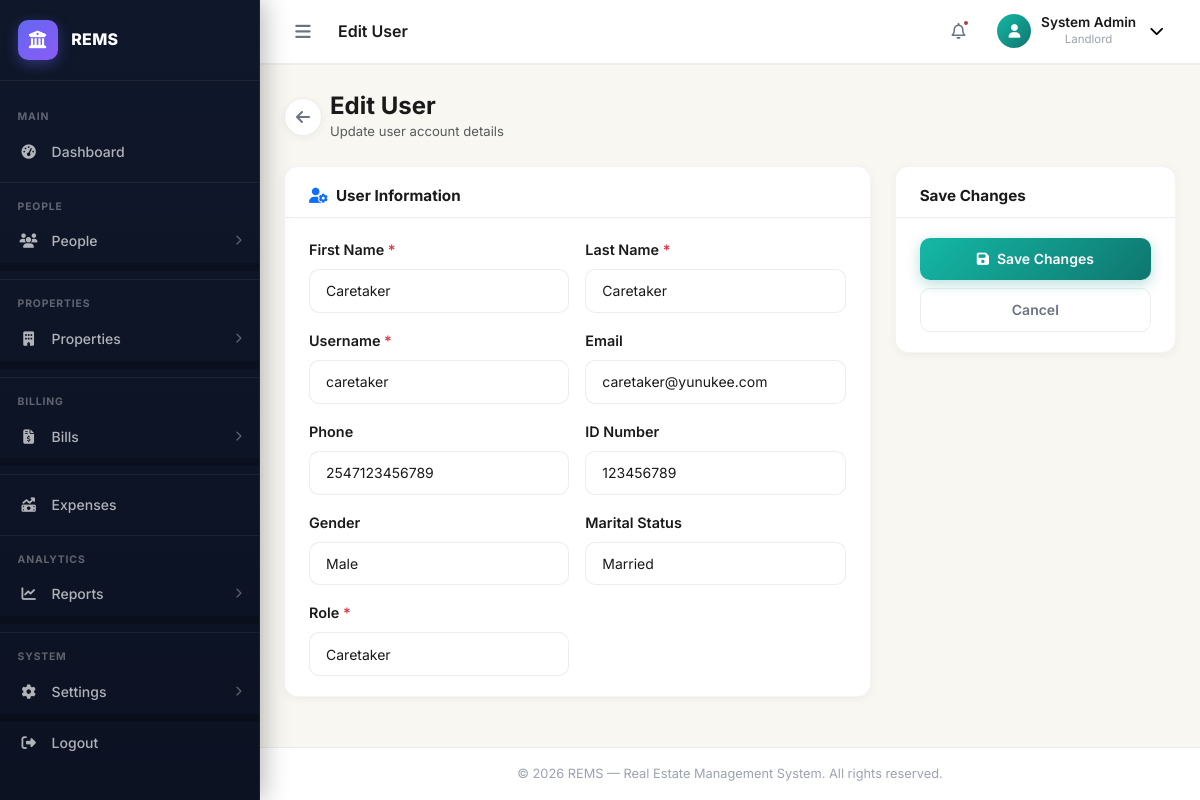
/users/edit-user/?id=2 (signed in), run on the app's committed database.
### apps/users/models.py (models this page shows, shortened)
class User(AbstractUser, AbstractBaseModel):
    role = models.CharField(max_length=255, choices=UserRoles.choices(), default="Tenant")
    phone = models.CharField(max_length=255, blank=True, null=True)
    address = models.TextField(blank=True, null=True)
    city = models.CharField(max_length=255, blank=True, null=True)
    state = models.CharField(max_length=255, blank=True, null=True)
    zip_code = models.CharField(max_length=255, blank=True, null=True)
    country = models.CharField(max_length=255, blank=True, null=True)
    avatar = models.ImageField(upload_to="avatars/", blank=True, null=True)
    gender = models.CharField(max_length=255, blank=True, null=True)
    marital_status = models.CharField(max_length=255, blank=True, null=True)
    id_number = models.CharField(max_length=255, null=True, blank=True)
    firebase_uid = models.CharField(max_length=255, null=True, blank=True)
    profile_picture = models.URLField(max_length=255, null=True, blank=True)
    def __str__(self):
        return self.username

### apps/users/views.py (the view, shortened to what this page needs)
# urls.py: path("edit-user/", edit_user, name="edit-user"),
def edit_user(request: HttpRequest):
    user_object = User.objects.filter(id=request.GET.get("id")).first()
    print(f"User object: {user_object}")
    return render(request, "users/edit_user.html", {"current_user": user_object, "marital_statuses": MARITAL_STATUSES, "genders": GENDERS, "roles": ROLES})

### templates/users/edit_user.html (shortened to what this page needs)
{% extends "base.html" %}
{% load static %}
{% block page_title %}Edit User{% endblock %}
{% block content %}
<div class="d-flex align-items-center gap-2 mb-4">
    <a href="{% url 'users' %}" class="back-btn"><i class="fa-solid fa-arrow-left"></i></a>
    <div>
        <h1 class="fs-4 fw-bold mb-0">Edit User</h1>
        <p class="text-muted mb-0" style="font-size:.82rem">Update user account details</p>
    </div>
</div>
<form method="POST" action="{% url 'edit-user' %}">
    <div class="row g-4">
        <div class="col-12 col-lg-8">
            <div class="rems-card">
                <div class="rems-card__header">
                    <h5 class="rems-card__title"><i class="fa-solid fa-user-gear me-2 text-primary"></i>User Information</h5>
                </div>
                <div class="rems-card__body">
                    <div class="row g-3">
                        <div class="col-md-6">
                            <label class="form-label fw-600">First Name <span class="text-danger">*</span></label>
                            <input type="text" name="first_name" class="form-control" required id="editUserFirstName" value="{{ current_user.first_name }}">
                        </div>
                        <div class="col-md-6">
                            <label class="form-label fw-600">Last Name <span class="text-danger">*</span></label>
                            <input type="text" name="last_name" class="form-control" required id="editUserLastName" value="{{ current_user.last_name }}">
                        </div>
                        <div class="col-md-6">
                            <label class="form-label fw-600">Username <span class="text-danger">*</span></label>
                            <input type="text" name="username" class="form-control" required id="editUserUsername" value="{{ current_user.username }}">
                        </div>
                        <div class="col-md-6">
                            <label class="form-label fw-600">Email</label>
                            <input type="email" name="email" class="form-control" id="editUserEmail" value="{{ current_user.email }}">
                        </div>
                        <div class="col-md-6">
                            <label class="form-label fw-600">Phone</label>
                            <input type="tel" name="phone" class="form-control" id="editUserPhone" value="{{ current_user.phone }}">
                        </div>
                        <div class="col-md-6">
                            <label class="form-label fw-600">ID Number</label>
                            <input type="text" name="id_number" class="form-control" id="editUserIdNumber" value="{{ current_user.id_number }}">
                        </div>
                        <div class="col-md-6">
                            <label class="form-label fw-600">Gender</label>
                            <select name="gender" class="form-select" id="editUserGender">
                                {% for g in genders %}
                                    <option value="{{ g }}" {% if current_user.gender == g %}selected{% endif %}>{{ g }}</option>
                                {% endfor %}
                            </select>
                        </div>
                        <div class="col-md-6">
                            <label class="form-label fw-600">Marital Status</label>
                            <select name="marital_status" class="form-select" id="editUserMaritalStatus">
                                {% for ms in marital_statuses %}
                                    <option value="{{ ms }}" {% if current_user.marital_status == ms %}selected{% endif %}>
                                        {{ ms }}
                                    </option>
                                {% endfor %}
                            </select>
                        </div>
                        <div class="col-md-6">
                            <label class="form-label fw-600">Role <span class="text-danger">*</span></label>
                            <select name="role" class="form-select" required id="editUserRole">
                                {% for r in roles %}
                                    <option value="{{ r }}" {% if current_user.role == r %}selected{% endif %}>
                                        {{ r }}
                                    </option>
                                {% endfor %}
                            </select>
                        </div>
                    </div>
                </div>
            </div>
        </div>
        <div class="col-12 col-lg-4">
            <div class="rems-card">
                <div class="rems-card__header"><h5 class="rems-card__title">Save Changes</h5></div>
                <div class="rems-card__body">
                    <div class="d-grid gap-2">
                        <button type="submit" class="rems-btn rems-btn--primary" id="saveUserBtn">
                            <i class="fa-solid fa-floppy-disk me-2"></i> Save Changes
                        </button>
                        <a href="{% url 'users' %}" class="rems-btn rems-btn--ghost text-center">Cancel</a>
                    </div>
                </div>
            </div>
        </div>
    </div>
</form>
{% endblock %}

### templates/base.html (shortened to what this page needs)
{% load static %}
<!DOCTYPE html>
<html lang="en">
<head>
    <link rel="stylesheet" href="https://cdn.jsdelivr.net/npm/bootstrap@5.3.3/dist/css/bootstrap.min.css">
    <link rel="stylesheet" href="https://cdnjs.cloudflare.com/ajax/libs/font-awesome/6.5.0/css/all.min.css">
    <link rel="stylesheet" href="{% static 'css/main.css' %}">
    <link rel="stylesheet" href="{% static 'css/sidebar.css' %}">
</head>
<body class="{% block body_class %}{% endblock %}">
{% if user.is_authenticated %}
<div class="rems-wrapper" id="remsWrapper">
    {% if request.user.role == "Caretaker" or request.user.role == "House Manager" %}
        {% include "includes/caretaker_sidebar.html" %}
    {% else %}
        {% include "includes/sidebar.html" %}
    {% endif %}
    <div class="rems-main" id="remsMain">
        <header class="rems-topbar">
            <div class="topbar-left">
                <button class="sidebar-toggle-btn" id="sidebarToggleBtn" title="Toggle Sidebar">
                    <i class="fa-solid fa-bars"></i>
                </button>
                <div class="breadcrumb-area d-none d-lg-flex">
                    <span class="page-title">{% block page_title %}Dashboard{% endblock %}</span>
                </div>
            </div>
            <div class="topbar-right">
                <button class="topbar-icon-btn d-none d-md-flex" title="Notifications">
                    <i class="fa-regular fa-bell"></i>
                    <span class="badge-dot"></span>
                </button>
                <div class="topbar-user dropdown">
                    <button class="user-avatar-btn dropdown-toggle" data-bs-toggle="dropdown" id="userDropdown" title="Account">
                        <div class="user-avatar user-avatar--mobile">
                            <i class="fa-solid fa-user d-none d-md-inline"></i>
                        </div>
                        <div class="user-info d-none d-md-block">
                            <span class="user-name">{{ user.get_full_name|default:user.username }}</span>
                            <span class="user-role">{{ user.role|default:"Administrator" }}</span>
                        </div>
                        <i class="fa-solid fa-chevron-down ms-1 d-none d-md-inline"></i>
                    </button>
                </div>
            </div>
        </header>
        <main class="rems-content">
            {% block content %}{% endblock %}
        </main>
        <footer class="rems-footer">
            <span>&copy; {% now "Y" %} REMS &mdash; Real Estate Management System. All rights reserved.</span>
        </footer>
    </div>
</div>
{% else %}
<div class="auth-layout">
    {% block auth_content %}{% endblock %}
</div>
{% endif %}
</body>
</html>

### data on the page
User: get_full_name "System Admin", role "Landlord"
User: first_name "Caretaker", last_name "Caretaker", username "caretaker", email "caretaker@yunukee.com", phone "2547123456789", id_number "123456789", gender "Male", marital_status "Married", role "Caretaker"
